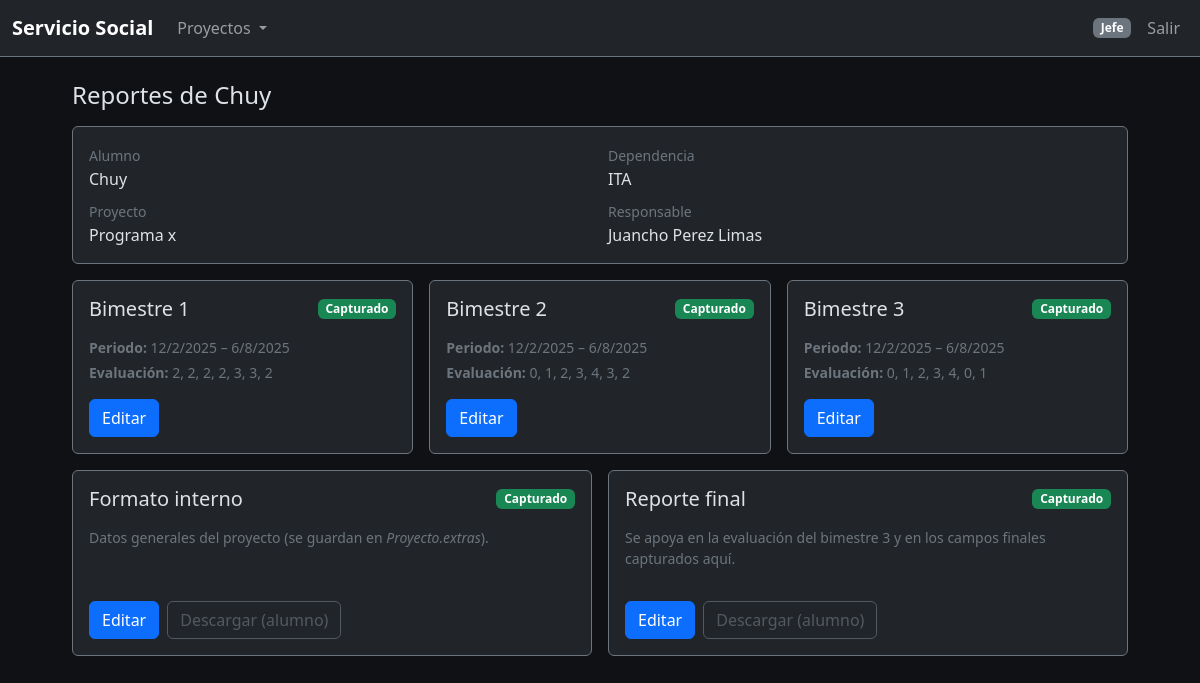
Page /proyectos/bimestres/5/1 (signed in) on the committed database.
### app/models.py (models this page shows, shortened)
class User(UserMixin, db.Model):
    __tablename__ = "users"
    id            = db.Column(db.Integer, primary_key=True)
    nombre        = db.Column(db.String(120), nullable=False)          # nombre para mostrar
    email         = db.Column(db.String(120), unique=True, nullable=False)
    password_hash = db.Column(db.String(255), nullable=False)
    rol           = db.Column(db.String(20), nullable=False, default="alumno")
    activo        = db.Column(db.Boolean, default=True)
    ap_paterno = db.Column(db.String(120))
    ap_materno = db.Column(db.String(120))
    nombres    = db.Column(db.String(120))  # si lo quieres separado
    no_control = db.Column(db.String(50))
    carrera    = db.Column(db.String(120))
    departamento_id = db.Column(db.Integer, db.ForeignKey("departamentos.id"))
    departamento    = db.relationship(
        "Departamento",
        foreign_keys=[departamento_id],   # evita ambigüedad
        backref="miembros",
    )

class Proyecto(db.Model):
    __tablename__ = "proyectos"
    id = db.Column(db.Integer, primary_key=True)
    nombre = db.Column(db.String(200), nullable=False)
    nombre_programa    = db.Column(db.String(200), nullable=True)
    nombre_dependencia = db.Column(db.String(200), nullable=True)
    nombre_responsable = db.Column(db.String(200), nullable=True)
    cargo_responsable  = db.Column(db.String(200), nullable=True)
    municipio = db.Column(db.String(120))
    estado    = db.Column(db.String(120))
    departamento_id = db.Column(db.Integer, db.ForeignKey("departamentos.id"), nullable=True)
    responsable_id  = db.Column(db.Integer, db.ForeignKey("users.id"), nullable=True)
    extras          = db.Column(db.JSON, default=dict)
    departamento = db.relationship("Departamento", foreign_keys=[departamento_id], backref="proyectos")
    responsable_user = db.relationship("User", foreign_keys=[responsable_id], backref="proyectos_responsables")
    resp_cargo   = db.Column(db.String(120))
    resp_tel     = db.Column(db.String(50))
    resp_correo  = db.Column(db.String(120))
    resp_horario = db.Column(db.String(120))
    periodo_realizacion       = db.Column(db.String(120))
    beneficiarios_personas    = db.Column(db.Integer)
    beneficiarios_comunidades = db.Column(db.Integer)
    impacto_pais      = db.Column(db.Boolean, default=False)
    impacto_inclusion = db.Column(db.Boolean, default=False)
    impacto_medioamb  = db.Column(db.Boolean, default=False)
    num_estudiantes = db.Column(db.Integer)
    car_tics        = db.Column(db.Boolean, default=False)
    car_admon       = db.Column(db.Boolean, default=False)
    car_quimica     = db.Column(db.Boolean, default=False)
    car_industrial  = db.Column(db.Boolean, default=False)
    car_mecanica    = db.Column(db.Boolean, default=False)
    car_electrica   = db.Column(db.Boolean, default=False)
    car_electronica = db.Column(db.Boolean, default=False)
    car_ges_emp     = db.Column(db.Boolean, default=False)
    car_materiales  = db.Column(db.Boolean, default=False)
    turno_mat = db.Column(db.Boolean, default=False)
    turno_ves = db.Column(db.Boolean, default=False)
    objetivo = db.Column(db.Text)
    metas    = db.Column(db.Text)
    area_agro    = db.Column(db.Boolean, default=False)
    area_salud   = db.Column(db.Boolean, default=False)
    area_exactas = db.Column(db.Boolean, default=False)
    area_social  = db.Column(db.Boolean, default=False)
    area_edu     = db.Column(db.Boolean, default=False)
    area_ing     = db.Column(db.Boolean, default=False)
    cronograma_json = db.Column(db.Text)

class ReporteBimestral(db.Model):
    __tablename__ = "reportes_bimestrales"
    id = db.Column(db.Integer, primary_key=True)
    numero = db.Column(db.Integer, nullable=False, default=1)
    proyecto_id = db.Column(db.Integer, db.ForeignKey("proyectos.id"), nullable=False)
    alumno_id   = db.Column(db.Integer, db.ForeignKey("users.id"), nullable=False)
    dia1 = db.Column(db.String(10))
    mes1 = db.Column(db.String(10))
    ano1 = db.Column(db.String(10))
    dia2 = db.Column(db.String(10))
    mes2 = db.Column(db.String(10))
    ano2 = db.Column(db.String(10))
    nombre_supervisor        = db.Column(db.String(200))
    puesto_supervisor        = db.Column(db.String(200))
    observaciones_responsable = db.Column(db.Text)
    resp_1 = db.Column(db.Integer)
    resp_2 = db.Column(db.Integer)
    resp_3 = db.Column(db.Integer)
    resp_4 = db.Column(db.Integer)
    resp_5 = db.Column(db.Integer)
    resp_6 = db.Column(db.Integer)
    resp_7 = db.Column(db.Integer)
    proyecto = db.relationship("Proyecto", foreign_keys=[proyecto_id], backref="bimestres")
    alumno   = db.relationship("User",     foreign_keys=[alumno_id],   backref="bimestres")
    __table_args__ = (
        db.UniqueConstraint("proyecto_id", "alumno_id", "numero", name="uq_bim_alumno_proyecto_num"),
    )

### app/views/proyectos.py (the view)
@proy_bp.route("/bimestres/<int:alumno_id>/<int:proyecto_id>")
@login_required
def bimestres_list(alumno_id: int, proyecto_id: int):
    alumno = User.query.get_or_404(alumno_id)
    proj = Proyecto.query.get_or_404(proyecto_id)
    if not _es_responsable_o_admin(proj):
        flash("Sin permisos para editar bimestres de este proyecto.", "warning")
        return redirect(url_for("proyectos.lista"))
    existentes = {
        rb.numero: rb
        for rb in ReporteBimestral.query.filter_by(
            alumno_id=alumno_id, proyecto_id=proyecto_id
        ).all()
    }
    return render_template(
        "proyectos/bimestres_list.html",
        alumno=alumno,
        proyecto=proj,
        existentes=existentes,
    )

### app/roles.py (called while the page is built)
def register_template_utils(app):
    @app.context_processor
    def inject_perms():
        return {
            "can": (lambda p: _can(current_user, p)),
            "is_role": (lambda r: getattr(current_user, "rol", None) == r),
        }

### app/views/proyectos.py (called while the page is built)
def _es_responsable_o_admin(p: Proyecto) -> bool:
    rol = getattr(current_user, "rol", None)
    if rol in {"admin", "jefe", "laboratorista"}:
        return True
    if getattr(p, "responsable_id", None) and p.responsable_id == current_user.id:
        return True
    return False

### templates/proyectos/bimestres_list.html (shortened to what this page needs)
{% extends "base.html" %}
{% block content %}
<h4 class="mb-3">Reportes de {{ alumno.nombre }}</h4>
<div class="card bg-dark border-secondary mb-3">
    <div class="card-body">
        <div class="row g-3">
            <div class="col-md-6">
                <div><small class="text-secondary">Alumno</small>
                    <div>{{ alumno.nombre }}</div>
                </div>
                <div class="mt-2"><small class="text-secondary">Proyecto</small>
                    <div>{{ proyecto.nombre }}</div>
                </div>
            </div>
            <div class="col-md-6">
                <div><small class="text-secondary">Dependencia</small>
                    <div>
                        {{ proyecto.nombre_dependencia or (proyecto.departamento.nombre if proyecto.departamento else
                        '-') }}
                    </div>
                </div>
                <div class="mt-2"><small class="text-secondary">Responsable</small>
                    <div>
                        {{ proyecto.nombre_responsable or (proyecto.responsable_user.nombre if proyecto.responsable_user
                        else '-') }}
                    </div>
                </div>
            </div>
        </div>
    </div>
</div>
{% set es_staff = current_user.rol in ['admin','jefe','laboratorista'] %}
<div class="row g-3">
    {% for n in [1,2,3] %}
    {% set rb = existentes.get(n) %}
    <div class="col-md-4">
        <div class="card bg-dark border-secondary h-100">
            <div class="card-body d-flex flex-column">
                <div class="d-flex align-items-center justify-content-between">
                    <h5 class="card-title mb-0">Bimestre {{ n }}</h5>
                    {% if rb %}
                    <span class="badge text-bg-success">Capturado</span>
                    {% else %}
                    <span class="badge text-bg-secondary">Pendiente</span>
                    {% endif %}
                </div>
                <div class="mt-3 small text-secondary">
                    {% if rb %}
                    <div><strong>Periodo:</strong>
                        {% set _d1 = rb.dia1 or '-' %}
                        {% set _m1 = rb.mes1 or '-' %}
                        {% set _a1 = rb.ano1 or '-' %}
                        {% set _d2 = rb.dia2 or '-' %}
                        {% set _m2 = rb.mes2 or '-' %}
                        {% set _a2 = rb.ano2 or '-' %}
                        {{ _d1 }}/{{ _m1 }}/{{ _a1 }} – {{ _d2 }}/{{ _m2 }}/{{ _a2 }}
                    </div>
                    <div class="mt-1">
                        <strong>Evaluación:</strong>
                        {{ rb.resp_1 if rb.resp_1 is not none else '-' }},
                        {{ rb.resp_2 if rb.resp_2 is not none else '-' }},
                        {{ rb.resp_3 if rb.resp_3 is not none else '-' }},
                        {{ rb.resp_4 if rb.resp_4 is not none else '-' }},
                        {{ rb.resp_5 if rb.resp_5 is not none else '-' }},
                        {{ rb.resp_6 if rb.resp_6 is not none else '-' }},
                        {{ rb.resp_7 if rb.resp_7 is not none else '-' }}
                    </div>
                    {% else %}
                    <div>Sin información capturada.</div>
                    {% endif %}
                </div>
                <div class="mt-auto d-flex gap-2 pt-3">
                    {% if es_staff %}
                    {% if rb %}
                    <a class="btn btn-primary" href="{{ url_for('proyectos.bimestre_editar', rb_id=rb.id) }}">Editar</a>
                    {% else %}
                    <a class="btn btn-outline-light"
                        href="{{ url_for('proyectos.bimestre_nuevo', alumno_id=alumno.id, proyecto_id=proyecto.id, numero=n) }}">
                        Crear
                    </a>
                    {% endif %}
                    {% else %}
                    <button class="btn btn-outline-secondary" type="button" disabled
                        title="Solo el personal captura bimestres.">
                        Solo personal
                    </button>
                    {% endif %}
                </div>
            </div>
        </div>
    </div>
    {% endfor %}
    {% set ex = proyecto.extras or {} %}
    {% set interno_capt = ex.get('NOMBRE_RESPONSABLE') or ex.get('AREA_RESPONSABLE') or ex.get('CARGO_RESPONSABLE') %}
    <div class="col-md-6">
        <div class="card bg-dark border-secondary h-100">
            <div class="card-body d-flex flex-column">
                <div class="d-flex align-items-center justify-content-between">
                    <h5 class="card-title mb-0">Formato interno</h5>
                    {% if interno_capt %}<span class="badge text-bg-success">Capturado</span>
                    {% else %}<span class="badge text-bg-secondary">Pendiente</span>{% endif %}
                </div>
                <p class="small text-secondary mt-3">
                    Datos generales del proyecto (se guardan en <em>Proyecto.extras</em>).
                </p>
                <div class="mt-auto d-flex gap-2 pt-3">
                    {% if es_staff %}
                    <a class="btn btn-primary" <a class="btn btn-primary"
                        href="{{ url_for('proyectos.interno_editar', proyecto_id=proyecto.id, alumno_id=alumno.id) }}">
                        {{ 'Editar' if interno_capt else 'Crear' }}
                    </a>
                    {% else %}
                    <button class="btn btn-outline-secondary" type="button" disabled
                        title="Solo el personal edita este formato.">
                        Solo personal
                    </button>
                    {% endif %}
                    {% if current_user.rol == 'alumno' %}
                    <a class="btn btn-outline-light"
                        href="{{ url_for('alumnos.descargar', tipo='interno') }}">Descargar</a>
                    {% else %}
                    <button class="btn btn-outline-secondary" type="button" disabled
                        title="La descarga la realiza el alumno.">
                        Descargar (alumno)
                    </button>
                    {% endif %}
                </div>
            </div>
        </div>
    </div>
    {% set rb3 = existentes.get(3) %}
    {% set final_capt = rb3 or ex.get('Observaciones_Encargado') or ex.get('Actividad_Final_1')
    or ex.get('Aprendizaje_Final_1') or ex.get('Beneficio_Final_1')
    or ex.get('Periodo_Final') or ex.get('Fecha_Entrega_Final') %}
    <div class="col-md-6">
        <div class="card bg-dark border-secondary h-100">
            <div class="card-body d-flex flex-column">
                <div class="d-flex align-items-center justify-content-between">
                    <h5 class="card-title mb-0">Reporte final</h5>
                    {% if final_capt %}<span class="badge text-bg-success">Capturado</span>
                    {% else %}<span class="badge text-bg-secondary">Pendiente</span>{% endif %}
                </div>
                <p class="small text-secondary mt-3">
                    Se apoya en la evaluación del bimestre 3 y en los campos finales capturados aquí.
                </p>
                <div class="mt-auto d-flex gap-2 pt-3">
                    {% if es_staff %}
                    <a class="btn btn-primary"
                        href="{{ url_for('proyectos.final_editar', alumno_id=alumno.id, proyecto_id=proyecto.id) }}">
                        {{ 'Editar' if final_capt else 'Crear' }}
                    </a>
                    {% else %}
                    <button class="btn btn-outline-secondary" type="button" disabled
                        title="Solo el personal edita este formato.">
                        Solo personal
                    </button>
                    {% endif %}
                    {% if current_user.rol == 'alumno' %}
                    <a class="btn btn-outline-light"
                        href="{{ url_for('alumnos.descargar', tipo='final') }}">Descargar</a>
                    {% else %}
                    <button class="btn btn-outline-secondary" type="button" disabled
                        title="La descarga la realiza el alumno.">
                        Descargar (alumno)
                    </button>
                    {% endif %}
                </div>
            </div>
        </div>
    </div>
</div>
{% endblock %}

### templates/base.html (shortened to what this page needs)
<!doctype html>
<html lang="es" data-bs-theme="dark">
<head>
  <link href="https://cdn.jsdelivr.net/npm/bootstrap@5.3.2/dist/css/bootstrap.min.css" rel="stylesheet">
  <link href="{{ url_for('static', filename='css/app.css') }}" rel="stylesheet">
</head>
<body>
  <nav class="navbar navbar-expand-lg navbar-dark bg-dark border-bottom border-secondary">
    <div class="container-fluid">
      <a class="navbar-brand" href="{{ url_for('proyectos.lista') }}">Servicio Social</a>
      <div class="collapse navbar-collapse" id="topNav">
        <ul class="navbar-nav me-auto mb-2 mb-lg-0">
          {% if current_user.is_authenticated %}
          <li class="nav-item dropdown">
            <a class="nav-link dropdown-toggle" href="#" role="button" data-bs-toggle="dropdown" aria-expanded="false">
              Proyectos
            </a>
          </li>
          {% endif %}
        </ul>
        <ul class="navbar-nav ms-auto">
          {% if current_user.is_authenticated %}
          <li class="nav-item d-flex align-items-center me-2">
            <span class="badge text-bg-secondary role-badge">{{ current_user.rol }}</span>
          </li>
          <li class="nav-item">
            <a class="nav-link" href="{{ url_for('auth.logout') }}">Salir</a>
          </li>
          {% else %}
          <li class="nav-item">
            <a class="nav-link" href="{{ url_for('auth.login') }}">Entrar</a>
          </li>
          {% endif %}
        </ul>
      </div>
    </div>
  </nav>
  <main class="container container-narrow py-4">
    {% block content %}{% endblock %}
  </main>
</body>
</html>

### static/css/app.css (style rules this page uses)
:root { --app-bg: #151a1f; --app-bg-2: #1b2127; --panel: #20262d; }

### templates/base.html (style rules this page uses)
body { background-color: #0f1115; }
.navbar-brand { font-weight: 600; }
.role-badge { text-transform: capitalize; }
.container-narrow { max-width: 1080px; }

### rows in the picture
User: rol "Jefe"
User: nombre "Chuy"
Proyecto: nombre "Programa x", nombre_dependencia "ITA", nombre_responsable "Juancho Perez Limas"
ReporteBimestral: 3 "12", 3 "2025", 3 "2025", resp_1 "2", resp_2 "2", resp_3 "2", resp_4 "2", resp_5 "3", resp_6 "3", resp_7 "2"
ReporteBimestral: 3 "12", 3 "2025", 3 "2025", resp_1 "0", resp_2 "1", resp_3 "2", resp_4 "3", resp_5 "4", resp_6 "3", resp_7 "2"
ReporteBimestral: 3 "12", 3 "2025", 3 "2025", resp_1 "0", resp_2 "1", resp_3 "2", resp_4 "3", resp_5 "4", resp_6 "0", resp_7 "1"

### other values in the picture
{{ n }} "1" "2" "3"
{{ _m1 }} "2" "2" "2"
{{ _d2 }} "6" "6" "6"
{{ _m2 }} "8" "8" "8"
{{ 'Editar' if interno_capt else 'Crear' }} "Editar"
{{ 'Editar' if final_capt else 'Crear' }} "Editar"
